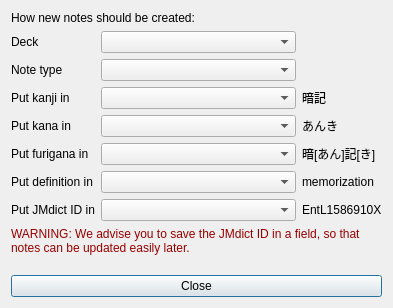
<?xml version="1.0" encoding="UTF-8"?>
<ui version="4.0">
 <class>searchEdictSettings</class>
 <widget class="QDialog" name="searchEdictSettings">
  <property name="windowModality">
   <enum>Qt::NonModal</enum>
  </property>
  <property name="geometry">
   <rect>
    <x>0</x>
    <y>0</y>
    <width>393</width>
    <height>308</height>
   </rect>
  </property>
  <property name="sizePolicy">
   <sizepolicy hsizetype="Preferred" vsizetype="Fixed">
    <horstretch>0</horstretch>
    <verstretch>0</verstretch>
   </sizepolicy>
  </property>
  <property name="windowTitle">
   <string>Search EDICT settings</string>
  </property>
  <property name="modal">
   <bool>true</bool>
  </property>
  <layout class="QVBoxLayout" name="verticalLayout" stretch="0,0,0,0,0">
   <item>
    <widget class="QLabel" name="topLabel">
     <property name="sizePolicy">
      <sizepolicy hsizetype="Preferred" vsizetype="Fixed">
       <horstretch>0</horstretch>
       <verstretch>0</verstretch>
      </sizepolicy>
     </property>
     <property name="text">
      <string>How new notes should be created:</string>
     </property>
    </widget>
   </item>
   <item>
    <layout class="QGridLayout" name="gridLayout" columnstretch="0,1,0">
     <item row="7" column="2">
      <widget class="QLabel" name="idExample">
       <property name="text">
        <string>EntL1586910X</string>
       </property>
      </widget>
     </item>
     <item row="6" column="1">
      <widget class="QComboBox" name="definitionBox"/>
     </item>
     <item row="4" column="2">
      <widget class="QLabel" name="kanaExample">
       <property name="text">
        <string>あんき</string>
       </property>
      </widget>
     </item>
     <item row="7" column="1">
      <widget class="QComboBox" name="idBox"/>
     </item>
     <item row="1" column="0">
      <widget class="QLabel" name="deckLabel">
       <property name="text">
        <string>Deck</string>
       </property>
      </widget>
     </item>
     <item row="6" column="0">
      <widget class="QLabel" name="definitionLabel">
       <property name="text">
        <string>Put definition in</string>
       </property>
      </widget>
     </item>
     <item row="5" column="1">
      <widget class="QComboBox" name="furiganaBox"/>
     </item>
     <item row="5" column="2">
      <widget class="QLabel" name="furiganaExample">
       <property name="text">
        <string>暗[あん]記[き]</string>
       </property>
      </widget>
     </item>
     <item row="2" column="1">
      <widget class="QComboBox" name="modelBox"/>
     </item>
     <item row="6" column="2">
      <widget class="QLabel" name="definitionExample">
       <property name="text">
        <string>memorization</string>
       </property>
      </widget>
     </item>
     <item row="3" column="1">
      <widget class="QComboBox" name="kanjiBox"/>
     </item>
     <item row="3" column="2">
      <widget class="QLabel" name="kanjiExample">
       <property name="text">
        <string>暗記</string>
       </property>
      </widget>
     </item>
     <item row="4" column="0">
      <widget class="QLabel" name="kanaLabel">
       <property name="text">
        <string>Put kana in</string>
       </property>
      </widget>
     </item>
     <item row="3" column="0">
      <widget class="QLabel" name="kanjiLabel">
       <property name="text">
        <string>Put kanji in</string>
       </property>
      </widget>
     </item>
     <item row="5" column="0">
      <widget class="QLabel" name="furiganaLabel">
       <property name="text">
        <string>Put furigana in</string>
       </property>
      </widget>
     </item>
     <item row="1" column="1">
      <widget class="QComboBox" name="deckBox">
       <property name="currentIndex">
        <number>-1</number>
       </property>
      </widget>
     </item>
     <item row="4" column="1">
      <widget class="QComboBox" name="kanaBox"/>
     </item>
     <item row="7" column="0">
      <widget class="QLabel" name="idLabel">
       <property name="text">
        <string>Put JMdict ID in</string>
       </property>
      </widget>
     </item>
     <item row="2" column="0">
      <widget class="QLabel" name="modelLabel">
       <property name="text">
        <string>Note type</string>
       </property>
      </widget>
     </item>
    </layout>
   </item>
   <item>
    <widget class="QLabel" name="noidWarning">
     <property name="enabled">
      <bool>true</bool>
     </property>
     <property name="sizePolicy">
      <sizepolicy hsizetype="Preferred" vsizetype="Fixed">
       <horstretch>0</horstretch>
       <verstretch>0</verstretch>
      </sizepolicy>
     </property>
     <property name="styleSheet">
      <string notr="true">color:#900;</string>
     </property>
     <property name="text">
      <string>WARNING: We advise you to save the JMdict ID in a field, so that notes can be updated easily later.</string>
     </property>
     <property name="wordWrap">
      <bool>true</bool>
     </property>
    </widget>
   </item>
   <item>
    <spacer name="verticalSpacer">
     <property name="orientation">
      <enum>Qt::Vertical</enum>
     </property>
     <property name="sizeHint" stdset="0">
      <size>
       <width>20</width>
       <height>40</height>
      </size>
     </property>
    </spacer>
   </item>
   <item>
    <widget class="QPushButton" name="closeButton">
     <property name="enabled">
      <bool>true</bool>
     </property>
     <property name="sizePolicy">
      <sizepolicy hsizetype="Minimum" vsizetype="Fixed">
       <horstretch>0</horstretch>
       <verstretch>0</verstretch>
      </sizepolicy>
     </property>
     <property name="text">
      <string>Close</string>
     </property>
    </widget>
   </item>
  </layout>
 </widget>
 <tabstops>
  <tabstop>deckBox</tabstop>
  <tabstop>modelBox</tabstop>
  <tabstop>kanjiBox</tabstop>
  <tabstop>kanaBox</tabstop>
  <tabstop>furiganaBox</tabstop>
  <tabstop>definitionBox</tabstop>
  <tabstop>idBox</tabstop>
 </tabstops>
 <resources/>
 <connections/>
</ui>
